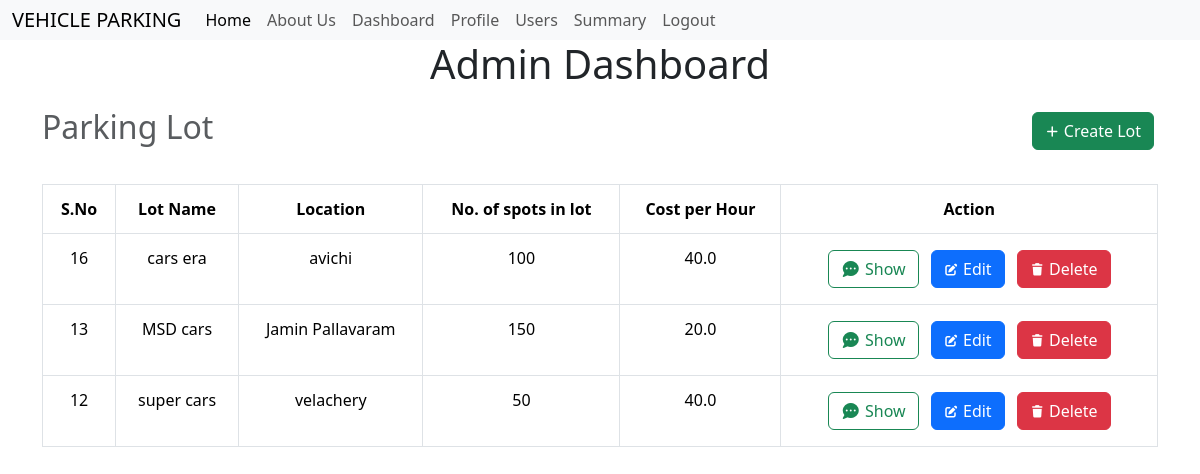
Page /admin (signed in) on the committed database.
### models.py (models this page shows)
class ParkingLot (db.Model):
     __tablename__ = 'parking_lot'
     lot_id = db.Column(db.String(250),primary_key=True)
     lot_name = db.Column(db.String(250), nullable=False)
     location = db.Column(db.String(250), nullable=False)
     capacity = db.Column(db.Integer, nullable=False)
     per_hour_cost = db.Column(db.Float, nullable=False)

### routes.py (the view)
@app.route('/admin')
@admin_required
def admin():
    user=Users.query.get(session['user_id'])
    if not user.is_admin:
        flash("You're not authorised to view this page")
        return redirect(url_for('index'))
    parking_lot = ParkingLot.query.all()
    return render_template('admin.html', user=user,parking_lot=parking_lot)

### routes.py (called while the page is built)
def admin_required(func):
    @wraps(func)
    def inner(*args,**kwargs):
        if 'user_id' not in session:
            flash('Please login to continue')
            return redirect(url_for('index'))
        user=Users.query.get(session['user_id'])
        if not user.is_admin:
            flash('You are not authorised to view this page')
            return redirect('index.html')
        return func(*args,**kwargs)
    return inner

@app.context_processor
def inject_user():
    if 'user_id' in session:
        user = Users.query.filter_by(user_id=session['user_id']).first()
        return dict(user=user)
    return dict(user=None)

### templates/admin.html (shortened to what this page needs)
{% extends 'layout.html' %}
{% block content %}
    <h1>Admin Dashboard</h1>
    <div class="parts">
        <h2 class="text-muted">Parking Lot</h2>
            <a class="btn btn-success" href="{{url_for('add_lot')}}">
                <i class="fas fa-plus fa-xs"></i>
                Create Lot
            </a>
    </div>
    <table class="table">
        <thead>
            <tr>
                <th>S.No</th>
                <th>Lot Name</th>
                <th>Location</th>
                <th>No. of spots in lot</th>
                <th>Cost per Hour</th>
                <th>Action</th>
            </tr>
        </thead>
        <tbody>
            {% for lot in parking_lot %}
                <tr>
                    <td>{{lot.lot_id}}</td>
                    <td>{{lot.lot_name}}</td>
                    <td>{{lot.location}}</td>
                    <td>{{lot.capacity}}</td>
                    <td>{{lot.per_hour_cost}}</td>
                    <td>
                        <a class="btn btn-outline-success" href="{{url_for('show_lot', lot_id=lot.lot_id)}}">
                            <i class="fas fa-comment-dots"></i>
                            Show
                        </a>
                        <a class="btn btn-primary" href="{{url_for('edit_lot', lot_id=lot.lot_id)}}">
                            <i class="fas fa-edit fa-xs"></i>
                            Edit
                        </a>
                        <a class="btn btn-danger" href="{{url_for('delete_lot', lot_id=lot.lot_id)}}">
                        <i class="fas fa-trash fa-xs"></i>
                        Delete
                        </a>
                    </td>
                </tr>
            {% endfor %}
        </tbody>
    </table>
{% endblock %}

### templates/layout.html (style rules this page uses)
body { margin: 0; padding: 0; }

### templates/admin.html (style rules this page uses)
.parts { display: flex; justify-content: space-between; align-items: center; flex-wrap: wrap; margin-top: 20px; padding-bottom: 10px; }
h1, h2 { text-align: center; }
.table { margin-top: 20px; border-collapse: collapse; width: 100%; }
.table th, .table td { border: 1px solid #dee2e6; padding: 12px; text-align: center; }
.table thead { background-color: #e9ecef; }
.btn { margin: 4px; transition: 0.2s ease-in-out; }

### rows in the picture
ParkingLot: lot_id "16", lot_name "cars era", location "avichi", capacity "100", per_hour_cost "40.0"
ParkingLot: lot_id "13", lot_name "MSD cars", location "Jamin Pallavaram", capacity "150", per_hour_cost "20.0"
ParkingLot: lot_id "12", lot_name "super cars", location "velachery", capacity "50", per_hour_cost "40.0"
